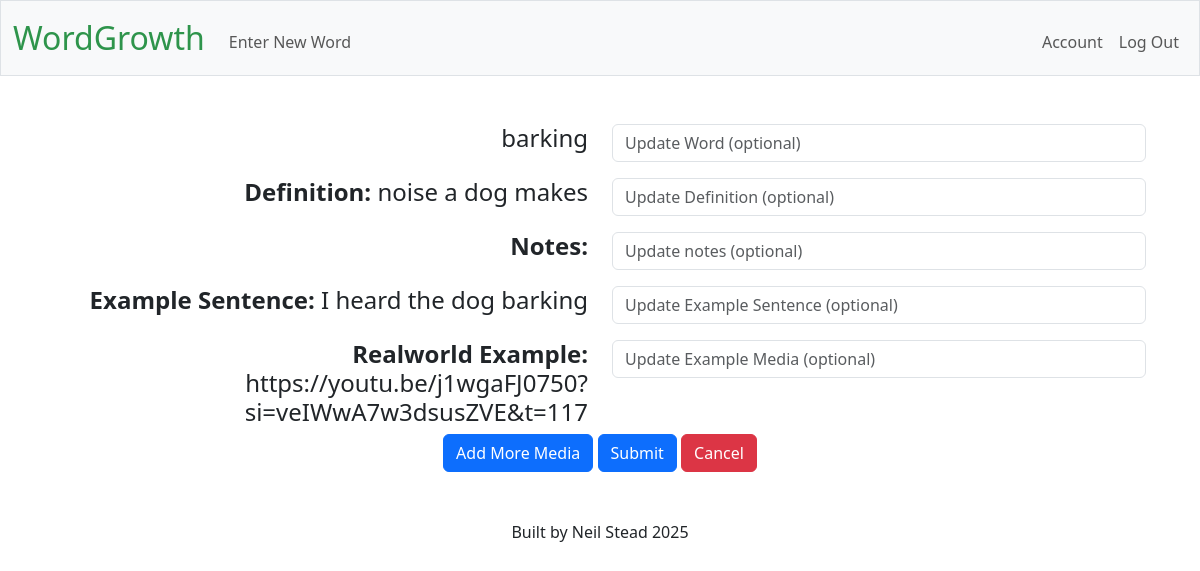
Page /word_edit/25 (signed in) on the committed database.
### tables this page shows
CREATE TABLE "vocabulary" (id INTEGER PRIMARY KEY AUTOINCREMENT, user_id INTEGER, word TEXT NOT NULL, definition TEXT, notes TEXT, example_sentence TEXT, example_media TEXT, media_type TEXT, article_excerpt TEXT, FOREIGN KEY (user_id) REFERENCES users(id));

CREATE TABLE media (id INTEGER PRIMARY KEY AUTOINCREMENT, word_id INTEGER NOT NULL, example_media TEXT, media_type TEXT, article_excerpt TEXT, FOREIGN KEY (word_id) REFERENCES vocabulary(id));

### app.py (the view)
@app.route("/word_edit/<int:word_id>", methods=["POST", "GET"])
@login_required
def word_edit(word_id):
    conn = get_db_connection()
    cursor = conn.cursor()
    cursor.execute("SELECT * FROM vocabulary WHERE id=?", [word_id])
    word = cursor.fetchone()
    cursor.execute("SELECT * FROM media WHERE word_id=?", [word_id])
    media_list = cursor.fetchall()
    if request.method == "POST":
        media_ids = request.form.getlist("media_id[]")
        new_media_list = request.form.getlist("example_media[]")
        additional_media_list = request.form.getlist("additional_media[]")
        updated_word = request.form.get("word") or word["word"]
        updated_definition = request.form.get("definition") or word["definition"]
        updated_notes = request.form.get("notes") or word["notes"]
        updated_example_sentence = request.form.get("example_sentence") or word["example_sentence"]
        if additional_media_list:
            for media in additional_media_list:
                media_type = classify_media_url(media)
                if media_type == 'article':
                    cursor.execute(
                        "INSERT INTO media (word_id, media_type, article_excerpt) VALUES (?, ?, ?)", [word_id, media_type, media]
                        )
                    conn.commit()
                else:
                    cursor.execute(
                        "INSERT INTO media (word_id, example_media, media_type) VALUES (?, ?, ?)", [word_id, media, media_type]
                        )
            conn.commit()
        if new_media_list:
            for media_id, media in zip(media_ids, new_media_list):
                original = next((m for m in media_list if m["id"] == int(media_id)), None)
                if not media.strip():
                    continue  # skip updating this row entirely
                new_type = classify_media_url(media)
                if new_type == original:
                    if new_type == 'video':
                        cursor.execute(
                            "UPDATE media SET example_media = ? WHERE id = ?",
                                [media, media_id]
                            )
                    else:
                        cursor.execute(
                            "UPDATE media SET article_excerpt = ? WHERE id = ?",
                                [media, media_id]
                            )
                else:
                    if new_type == 'video':
                        cursor.execute(
                            "UPDATE media SET example_media = ?, article_excerpt = NULL, media_type = ? WHERE id = ?",
                                [media, new_type, media_id]
                            )
                    else:
                        cursor.execute(
                            "UPDATE media SET example_media = NULL, article_excerpt = ?, media_type = ? WHERE id = ?",
                                [media, new_type, media_id]
                            )
            conn.commit()
        cursor.execute(
            "UPDATE vocabulary SET word = ?, definition = ?, notes = ?, example_sentence = ? WHERE id = ?",
                [
                updated_word,
                updated_definition,
                updated_notes,
                updated_example_sentence,
                word_id
                ]
            )
        conn.commit()
        return redirect(url_for("word_view", word_id=word["id"]))
    else:
        return  render_template("word_edit.html", word=word, media_list=media_list)

### app.py (called while the page is built)
@app.teardown_appcontext
def close_db_connection(exception):
    db = g.pop('db', None)
    if db is not None:
        db.close()

### helpers.py (called while the page is built)
def get_db_connection():
    if 'db' not in g:
        g.db = sqlite3.connect(DATABASE)
        g.db.execute("PRAGMA foreign_keys = ON")  # Enables foreign key checks
        g.db.row_factory = sqlite3.Row # enables dictionaries to be returned not just tuples
    return g.db

def login_required(f):
    @wraps(f)
    def decorated_function(*args, **kwargs):
        if 'user_id' not in session:
            return redirect(url_for('login'))
        return f(*args, **kwargs)
    return decorated_function

### templates/word_edit.html (shortened to what this page needs)
{% extends "layout.html" %}
{% block main %}
<div class="container">
    <form action="{{  url_for('word_edit', word_id=word['id'])  }}" method="post">
        <div class="row">
            <div class="col-6 text-end"><h4>{{ word["word"] }}</h4></div>
            <div class="col-6 mb-3"><input autocomplete="off" autofocus class="form-control" name="word" placeholder="Update Word (optional)" type="text"></div>
        </div>
        <div class="row">
            <div class="col-6 text-end"><h4><strong>Definition:</strong> {{ word["definition"] }}</h4></div>
            <div class="col-6 mb-3"><input autocomplete="off" class="form-control" name="definition" placeholder="Update Definition (optional)" type="text"></div>
        </div>
        <div class="row">
            <div class="col-6 text-end"><h4><strong>Notes:</strong> {{ word["notes"] }}</h4></div>
            <div class="col-6 mb-3"><input autocomplete="off" class="form-control" name="notes" placeholder="Update notes (optional)" type="text"></div>
        </div>
        <div class="row">
            <div class="col-6 text-end"><h4><strong>Example Sentence:</strong> {{ word["example_sentence"] }}</h4></div>
            <div class="col-6 mb-3"><input autocomplete="off" class="form-control" name="example_sentence" placeholder="Update Example Sentence (optional)" type="text"></div>
        </div>
        {% for media in media_list %}
            {% if media["media_type"] == 'video' %}
                <div class="row">
                    <div class="col-6 text-end"><h4><strong>Realworld Example:</strong> {{ media["example_media"] }}</h4>
                    </div>
                    <div class="col-6 mb-3">
                        <input autocomplete="off" class="form-control" name="example_media[]" placeholder="Update Example Media (optional)" type="text">
                    </div>
                </div>
            {% endif %}
        {% endfor %}
        <button class="btn btn-primary" type="button" id="add_media">Add More Media</button>
        <button class="btn btn-primary" value="submit" type="submit">Submit</button>
        <a href="{{ url_for('word_view', word_id=word['id']) }}" class="btn btn-danger">Cancel</a>
    </form>
</div>
{% endblock %}>

### rows in the picture
vocabulary: word "barking", definition "noise a dog makes", example_sentence "I heard the dog barking"
media: example_media "https://youtu.be/j1wgaFJ0750?si=veIWwA7w3dsusZVE&t=117"
